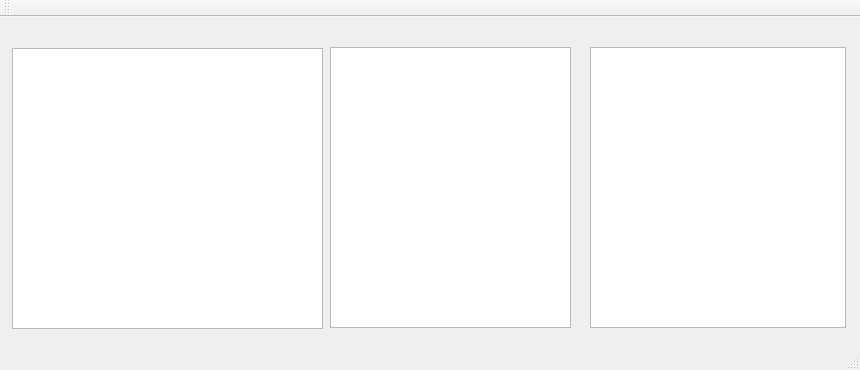
<?xml version="1.0" encoding="UTF-8"?>
<ui version="4.0">
 <class>MainWindow</class>
 <widget class="QMainWindow" name="MainWindow">
  <property name="geometry">
   <rect>
    <x>0</x>
    <y>0</y>
    <width>860</width>
    <height>370</height>
   </rect>
  </property>
  <property name="windowTitle">
   <string>MainWindow</string>
  </property>
  <widget class="QWidget" name="centralWidget">
   <property name="sizePolicy">
    <sizepolicy hsizetype="Maximum" vsizetype="Preferred">
     <horstretch>0</horstretch>
     <verstretch>0</verstretch>
    </sizepolicy>
   </property>
   <widget class="QTreeView" name="DirsView">
    <property name="geometry">
     <rect>
      <x>12</x>
      <y>31</y>
      <width>311</width>
      <height>281</height>
     </rect>
    </property>
   </widget>
   <widget class="QListView" name="FilesView">
    <property name="geometry">
     <rect>
      <x>330</x>
      <y>30</y>
      <width>241</width>
      <height>281</height>
     </rect>
    </property>
   </widget>
   <widget class="QTableView" name="tableView">
    <property name="geometry">
     <rect>
      <x>590</x>
      <y>30</y>
      <width>256</width>
      <height>281</height>
     </rect>
    </property>
   </widget>
  </widget>
  <widget class="QToolBar" name="mainToolBar">
   <attribute name="toolBarArea">
    <enum>TopToolBarArea</enum>
   </attribute>
   <attribute name="toolBarBreak">
    <bool>false</bool>
   </attribute>
  </widget>
  <widget class="QStatusBar" name="statusBar"/>
  <widget class="QMenuBar" name="menuBar">
   <property name="geometry">
    <rect>
     <x>0</x>
     <y>0</y>
     <width>860</width>
     <height>21</height>
    </rect>
   </property>
  </widget>
 </widget>
 <layoutdefault spacing="6" margin="11"/>
 <resources/>
 <connections/>
</ui>
